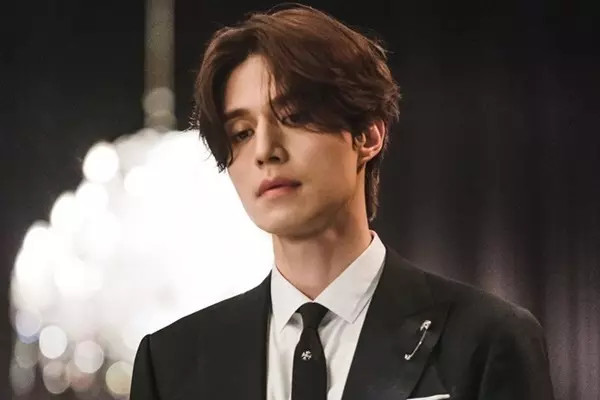
#> input picture image.jpg, 600 x 400 px
$ python faceDetection.py
#> lines starting #> are read from the running program, lines starting #| are printed output that depends on the picture; after the words box and inside, x2 and y2 are one past the last pixel; in counts of white or black regions, pixels touching at a corner belong together
import cv2

image = cv2.imread("./image.jpg")
#> image is the input picture: shape (400, 600, 3); mean B, G, R 83.1, 87.8, 97.1

gray_image = cv2.cvtColor(image, cv2.COLOR_BGR2GRAY)
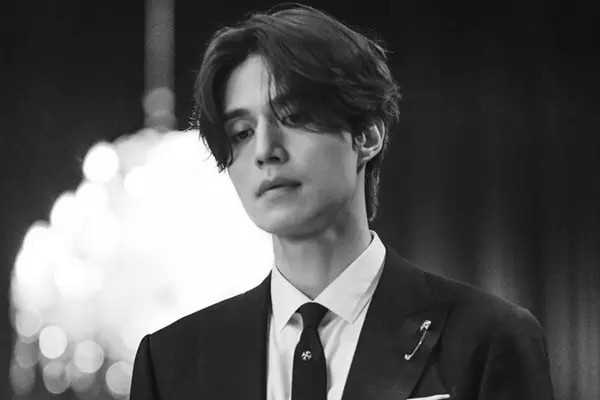
#> gray_image: shape (400, 600); min 4, max 255, mean 90

face_cascade = cv2.CascadeClassifier(cv2.data.haarcascades + 'haarcascade_frontalface_default.xml')
faces = face_cascade.detectMultiScale(gray_image, scaleFactor=1.1, minNeighbors=5, minSize=(30, 30))
#> faces = [[200, 69, 134, 134]]

for (x, y, w, h) in faces:
    cv2.rectangle(image, (x, y), (x + w, y + h), (0, 255, 0), 2)
#> this loop made 1 pass
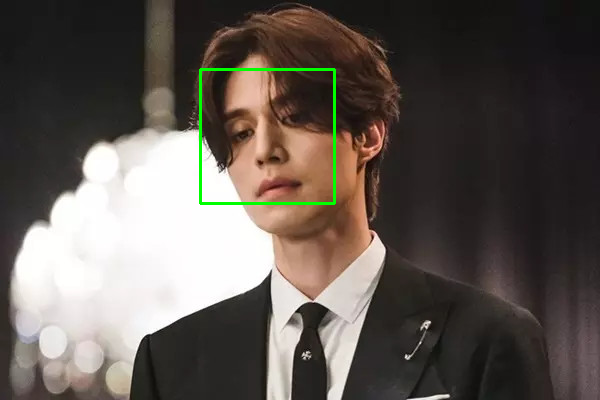
#> image: shape (400, 600, 3); 0.67% of pixels changed, all inside (x1, y1, x2, y2) = (199, 68, 336, 205)


cv2.imshow('Face Detection', image)
cv2.waitKey(0)
cv2.destroyAllWindows()
